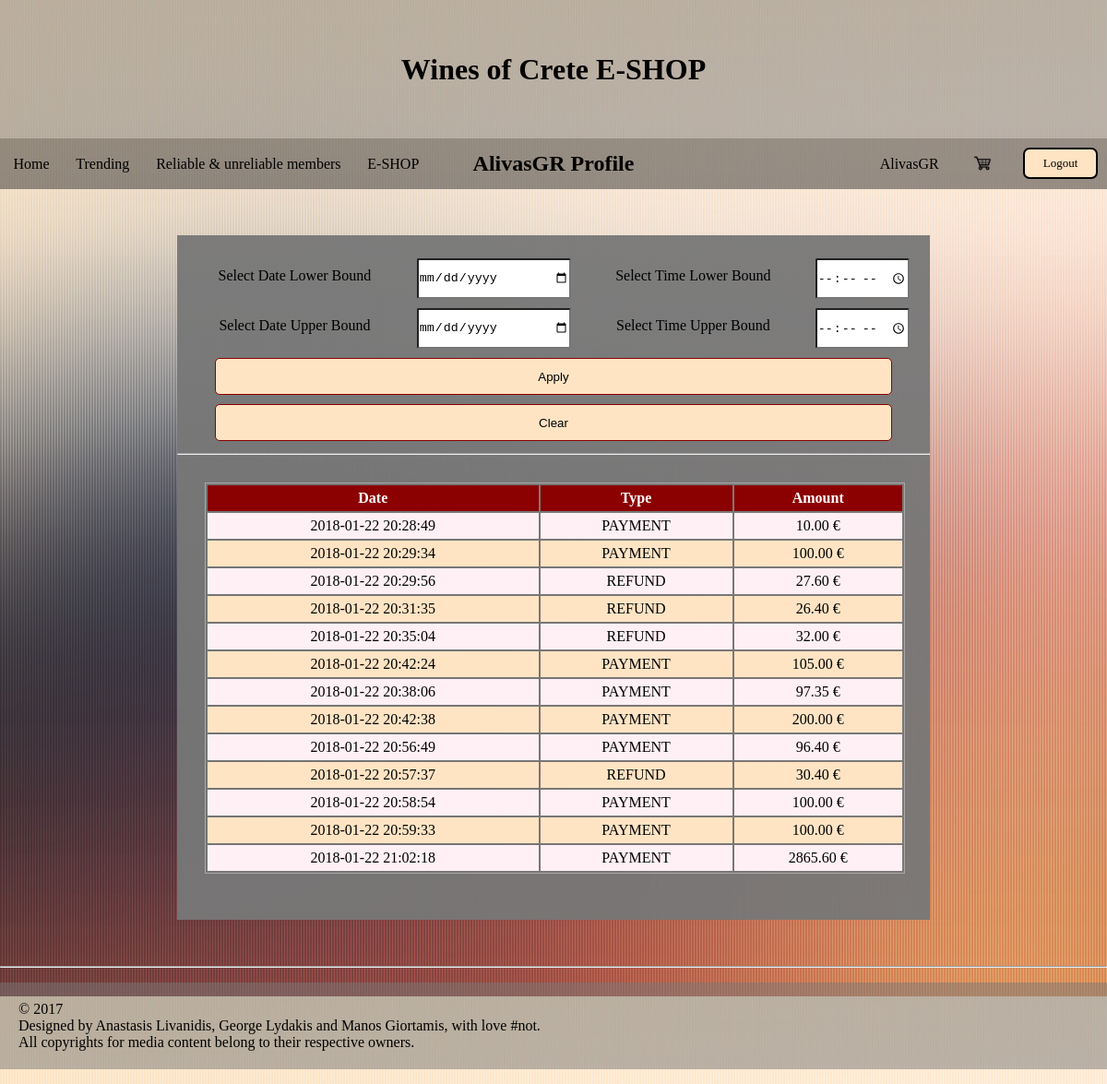
Page /winesOfCrete/code/woc/profile.php?navc=navcprofile&mc=mctransactions (signed in) on the committed database.
### tables this page shows
CREATE TABLE `transactions` (
  `oid` int(11) NOT NULL,
  `type` varchar(20) NOT NULL,
  `amount` decimal(6,2) NOT NULL,
  `date` datetime NOT NULL
);

### winesOfCrete/code/woc/MemberDB.php (called while the page is built, shortened)
<?php
function getMidFromUsername($username) {
    $conn = mysqli_connect($GLOBALS['db_server'], $GLOBALS['db_username'], $GLOBALS['db_password'], $GLOBALS['db_name']);
    $sql = "SELECT mid FROM Member WHERE username = '$username';";
    $result = mysqli_query($conn, $sql);
    return $result;
}

### winesOfCrete/code/woc/TransactionsDB.php (called while the page is built, shortened)
<?php
function getTransactionsOfMember($mid) {
    $conn = mysqli_connect($GLOBALS['db_server'], $GLOBALS['db_username'], $GLOBALS['db_password'], $GLOBALS['db_name']);
    mysqli_set_charset($conn, "utf8");
    $sql = "SELECT transactions.oid, type, amount, transactions.date FROM transactions, order_t WHERE mid = '$mid' AND order_t.oid = transactions.oid;";
    $result = mysqli_query($conn, $sql);
    return $result;
}

### winesOfCrete/code/woc/mctransactions.php (the view)
<div id ="transfilter">
    <form method ="post" id ="transfilterform" action ="profile.php?navc=navcprofile&mc=mctransactions">
        <label for ="mindate">Select Date Lower Bound</label>
        <input type ="date" name ="mindate"/>
        <label for ="mintime">Select Time Lower Bound</label>
        <input type ="time" name ="mintime"/>
        <label for ="maxdate">Select Date Upper Bound</label>
        <input type ="date" name ="maxdate"/>
        <label for ="maxtime">Select Time Upper Bound</label>
        <input type ="time" name ="maxtime"/>
        <input type ="submit" name = "transfilterbutton" value ="Apply"/>
        <input type ="submit" name ="clearfiltertrans" value ="Clear"/>
    </form>
    <hr/>
</div>
<?php
$mid = mysqli_fetch_assoc(getMidFromUsername($_SESSION['username']));
echo "<div class = \"totaltrans\">";
if (isset($_POST['transfilterbutton'])) {
    $minDate = (!empty($_POST['mindate']) ? $_POST['mindate'] : "1000-01-01") . " " .
            (!empty($_POST['mintime']) ? $_POST['mintime'] : "00:00");
    echo $minDate . " ";
    $maxDate = (!empty($_POST['maxdate']) ? $_POST['maxdate'] : date("Y-m-d")) . " " .
            (!empty($_POST['maxtime']) ? $_POST['maxtime'] : "00:00");
    echo $maxDate . "<br/>";
    $ordertrans = getTransactionsOfMemberInDateInterval($mid['mid'], $minDate, $maxDate);
} else {
    $ordertrans = getTransactionsOfMember($mid['mid']);
}
echo "<table class = \"transtable\">";
echo "<tr><th>Date</th><th>Type</th><th>Amount</th></tr>";
while ($ordertran = mysqli_fetch_assoc($ordertrans)) {
    echo "<tr>";
    echo "<td>" . $ordertran['date'] . "</td>";
    echo "<td>" . $ordertran['type'] . "</td>";
    echo "<td>" . $ordertran['amount'] . " €</td>";
    echo "</tr>";
}
echo "</table>";
echo "</div>";

### winesOfCrete/code/woc/css/wines.css (style rules this page uses)
.filterArea select, input { height:40px; width:90%; }

### winesOfCrete/code/woc/css/main.css (style rules this page uses)
body { background-image: url('background.jpg'); background-repeat:repeat; margin: 0; padding: 0; position:relative; min-height: 100%; }
#orderlist li .ordertrans table, .totaltrans table { border-collapse: collapse; border: 1px solid darkgray; margin: 30px; width: 70%; }
#orderlist li .ordertrans table th, #orderlist li .ordertrans table td, .totaltrans table td, .totaltrans table th { padding: 5px; }
#orderlist li .ordertrans table tr:nth-child(odd), .totaltrans table tr:nth-child(odd) { background-color: bisque; }
#orderlist li .ordertrans table tr:nth-child(even), .totaltrans table tr:nth-child(even) { background-color: lavenderblush; }
#orderlist li .ordertrans table th, .totaltrans table th { background-color: darkred; color: white; }
#transfilter #transfilterform { width: 100%; }
#transfilter #transfilterform label { float: left; width: 30%; margin: 5px; margin-top: 15px; }
#transfilter #transfilterform input[type=date] { width: 20%; float: left; padding: 0; margin: 5px; border-radius: 2px; }
#transfilter #transfilterform input[type=time] { width: 12%; float: left; padding: 0; margin: 5px; border-radius: 2px; }
#transfilter #transfilterform input[type=submit] { padding: 2px 1%; margin: 5px; border-radius: 5px; background-color: bisque; border: 1px solid darkred; }
.totaltrans table { width: 93%; border-collapse: initial; }

### rows in the picture
transactions: date "2018-01-22 20:28:49", type "PAYMENT", amount "10.00"
transactions: date "2018-01-22 20:29:34", type "PAYMENT", amount "100.00"
transactions: date "2018-01-22 20:29:56", type "REFUND", amount "27.60"
transactions: date "2018-01-22 20:31:35", type "REFUND", amount "26.40"
transactions: date "2018-01-22 20:35:04", type "REFUND", amount "32.00"
transactions: date "2018-01-22 20:42:24", type "PAYMENT", amount "105.00"
transactions: date "2018-01-22 20:38:06", type "PAYMENT", amount "97.35"
transactions: date "2018-01-22 20:42:38", type "PAYMENT", amount "200.00"
transactions: date "2018-01-22 20:56:49", type "PAYMENT", amount "96.40"
transactions: date "2018-01-22 20:57:37", type "REFUND", amount "30.40"
transactions: date "2018-01-22 20:58:54", type "PAYMENT", amount "100.00"
transactions: date "2018-01-22 20:59:33", type "PAYMENT", amount "100.00"
transactions: date "2018-01-22 21:02:18", type "PAYMENT", amount "2865.60"

### other values in the picture
$_SESSION['username'] "AlivasGR"
